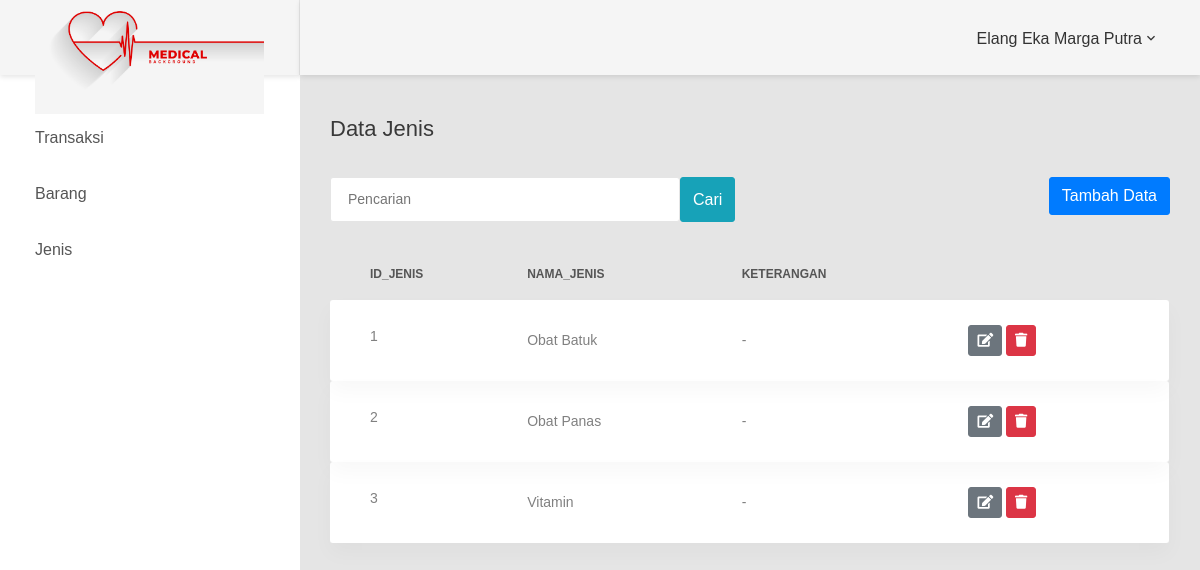
The page /index.php?page=jenis (signed in) on the database its author committed.
### tables this page shows
CREATE TABLE `jenis` (
  `ID_JENIS` int(5) NOT NULL,
  `NAMA_JENIS` varchar(30) NOT NULL,
  `KETERANGAN` varchar(30) NOT NULL
);

### modul/jenis/index.php (the view, shortened to what this page needs)
<div class="row">
    <div class="col-md-12">
        <h3 class="title-5 m-b-35">Data Jenis</h3>
        <div class="table-data__tool">
            <form class="form-header" action="" method="POST">
                <input class="au-input au-input--xl" type="text" name="cari"  placeholder="Pencarian" />
                <button class="btn btn-info" type="submit" name="pencarian">Cari</button>
            </form>
            <div class="table-data__tool-right">
                <a href="index.php?page=tambah_jenis">
                 <button class="btn btn-primary">Tambah Data</button>
             </a>
         </div>
     </div>
     <div class="table-responsive table-responsive-data2">
        <table class="table table-data2">
            <thead>
                <tr>
                    <th>ID_JENIS</th>
                    <th>NAMA_JENIS</th>
                    <th>KETERANGAN</th>
                </tr>
            </thead>
            <tbody>
                <?php
                if(isset($_POST['pencarian']))
                {
                    $cari = $_POST['cari'];
                    $query = mysqli_query($mysqli, "SELECT * FROM jenis where ID_JENIS like '%$cari%' OR NAMA_JENIS like '%$cari%' OR KETERANGAN like '%$cari%'")or die('Ada kesalahan pada query insert: '.mysqli_error($mysqli));
                }
                else{
                    $query = mysqli_query($mysqli, "SELECT * FROM jenis ORDER BY ID_JENIS ASC") or die('Ada kesalahan pada query insert: '.mysqli_error($mysqli));
                }
                while ($data = mysqli_fetch_assoc($query)) {
                    ?>
                    <tr class="tr-shadow">
                        <td><?php echo $data['ID_JENIS']; ?></td>
                        <td><?php echo $data['NAMA_JENIS']; ?></td>
                        <td><?php echo $data['KETERANGAN']; ?></td>
                        <td>
                            <a data-toggle="tooltip" data-placement="top" title="edit" class="btn btn-secondary btn-sm" href="index.php?page=edit_jenis&edit=<?php echo $data['ID_JENIS']; ?>"  onclick="return confirm('apakah anda yakin untuk edit <?php echo $data['NAMA_JENIS']; ?> ?')">
                                <i class=" fas fa-edit"></i>
                            </a>
                            <a data-toggle="tooltip" data-placement="top" title="delete" class="btn btn-danger btn-sm" href="index.php?page=jenis&delete=<?php echo $data['ID_JENIS']; ?>" onclick="return confirm('apakah anda yakin untuk delete <?php echo $data['NAMA_JENIS']; ?> ?')">
                                <i class="fas fa-trash"></i>
                            </a>
                        </td>
                    </tr>
                    <?php } ?>
                </tbody>
            </table>
        </div>
    </div>
</div>

### rows shown on the page
jenis: ID_JENIS "1", NAMA_JENIS "Obat Batuk", KETERANGAN "-"
jenis: ID_JENIS "2", NAMA_JENIS "Obat Panas", KETERANGAN "-"
jenis: ID_JENIS "3", NAMA_JENIS "Vitamin", KETERANGAN "-"

### other values the page prints
$_SESSION['nama_petugas'] "Elang Eka Marga Putra"
